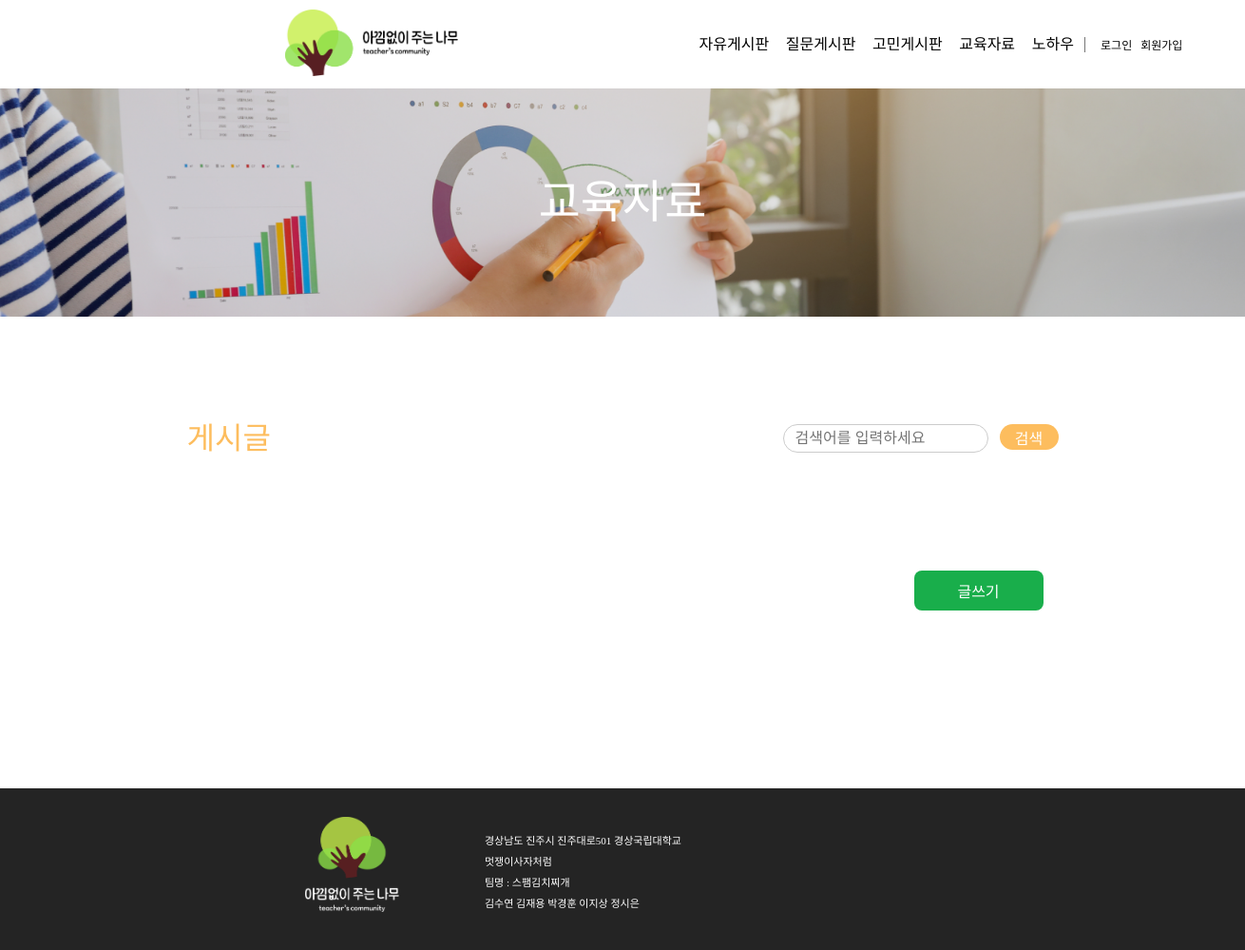
The app's page /edu_board/, older data.
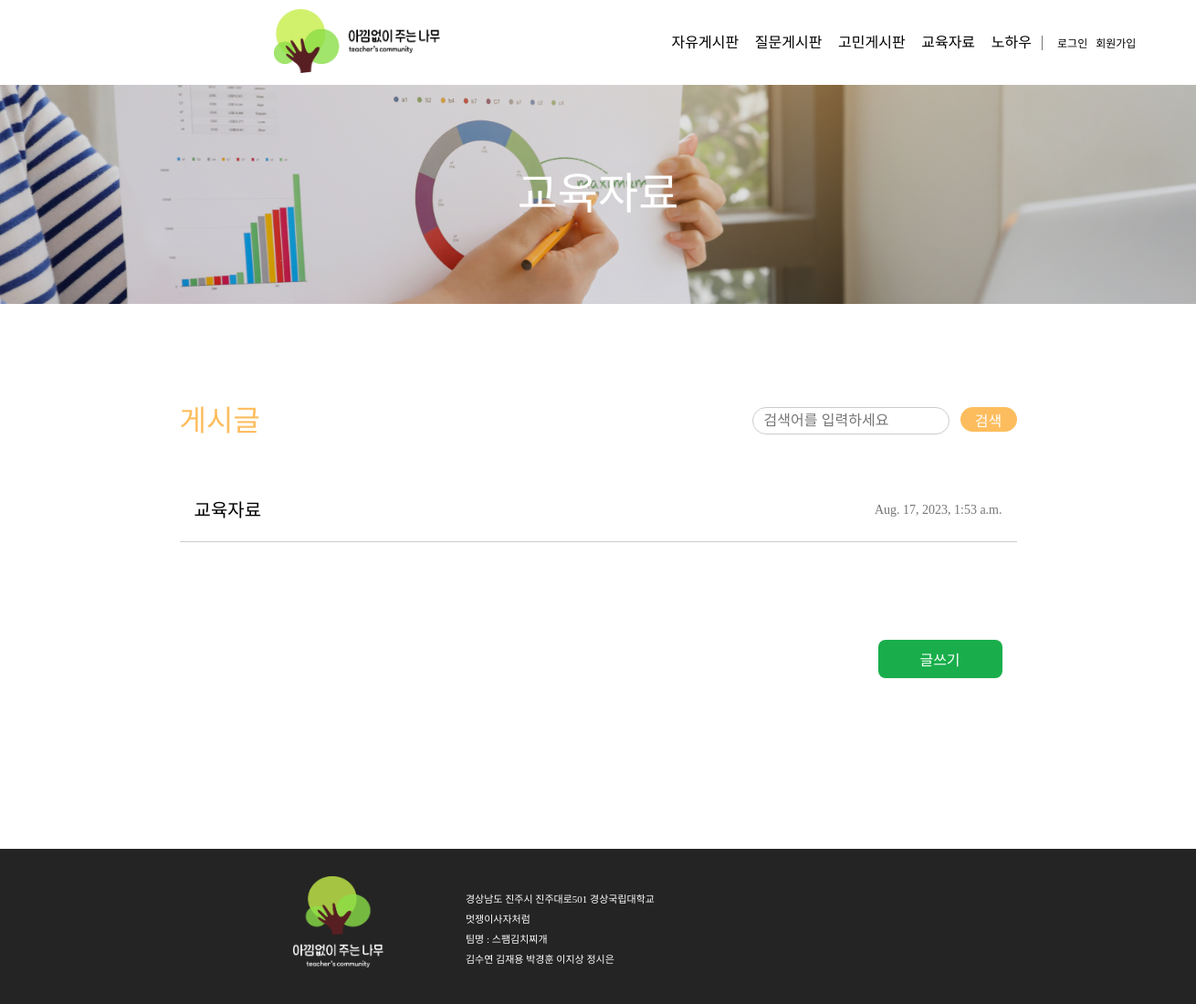
The same page, newer data.
### teacher_community/models.py (models this page shows, shortened)
class Post(models.Model):
    author = models.ForeignKey(Teacher, related_name='post_author', on_delete=models.CASCADE)
    title = models.CharField(max_length=255)
    content = models.TextField()
    created_at = models.DateTimeField(auto_now_add=True)
    updated_at = models.DateTimeField(auto_now=True)
    views = models.PositiveIntegerField(default=0)  # 조회수 필드 추가
    category = models.CharField(max_length=10)
    file = models.FileField(upload_to='post_files/', blank=True, null=True)  # 파일 첨부 필드
    class Meta:
        ordering = ['-created_at']  # 최신 글이 먼저 오도록 정렬

### teacher_community/views.py (the view)
# urls.py: path('edu_board/', views.edu_board, name='edu_board'),
def edu_board(request):
    posts = Post.objects.filter(category='edu')
    return render(request, 'edu_board.html', {'posts': posts})

### templates/edu_board.html (shortened to what this page needs)
{% extends 'nav_footer.html' %}
{% load static %}
{% block content %}
<!DOCTYPE html>
<html lang="ko">
<head>
  <link rel="stylesheet" href="{% static 'css/edu_board.css' %}">
</head>
<body>
  <div class="wrapper">
    <div class="backgroundTitle"><span>교육자료</span></div>
    <div class="main">
      <div class="upMain">
        <div class="postName">게시글</div>
        <div class="search">
          <form action="{% url 'edu_search' %}" method="GET">
            <div class="searchwrapper">
              <div class="searchBox">
                <input type="text" class="textBox" name="q" placeholder="검색어를 입력하세요">
              </div>
              <button type="submit" class="searchButton">
                <div class="searchButtonText">검색</div>
              </button>
            </div>
          </form>
        </div>
      </div>
      <div class="midMain">
        {% for post in posts %}
          <a href="{% url 'detail' post.id %}" class="post">
            <div class="postTitle">{{ post.title }}</div>
            <div class="postTime">{{ post.created_at }}</div>
          </a>
        {% endfor %}
      </div>
      <div class="downMain">
        <div class="writeWrapper">
          <button class="write_btn"><a href="{% url 'edu_write' %}">글쓰기</a></button>
        </div>
      </div>
    </div>
  </div>
</body>
</html>
{% endblock %}

Row changes from the older to the newer data that the page shows:
added Post: title "교육자료", created_at "Aug. 17, 2023, 1:53 a.m."
